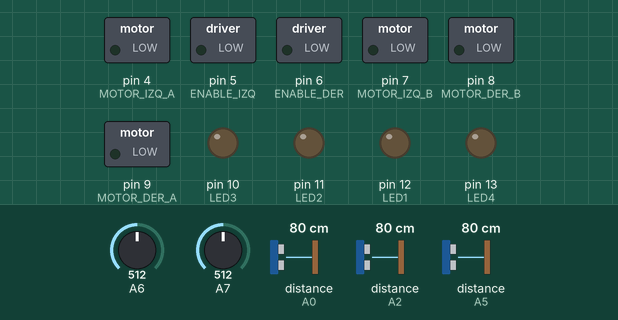
A sketch run on a simulated Arduino Nano, built with avr-gcc and run on an emulated ATmega328P. On the bench: switched loads named in the sketch (green lamp = pin HIGH), output pins drawn as LEDs (lit = HIGH). Wiring (inferred from the names in the program): 3 × ultrasonic range finder: trigger A1, echo A0 / trigger A3, echo A2 / trigger A4, echo A5. The inputs (shaded band) are chosen by the test bench; at power-on: distance to the obstacle (sensors on A0, A2, A5) 80 cm, A6 = 512, A7 = 512. The echo pulse lasts 58.3 µs per cm; pins used as bus, display or sensor lines are not drawn; what the sketch prints to the serial monitor is not drawn.

Above: at 1.2 s.
1.3 s: distance to the obstacle (sensor on A0) set to 34 cm
2.8 s: distance to the obstacle (sensor on A0) set to 29 cm
At 3.8 s:
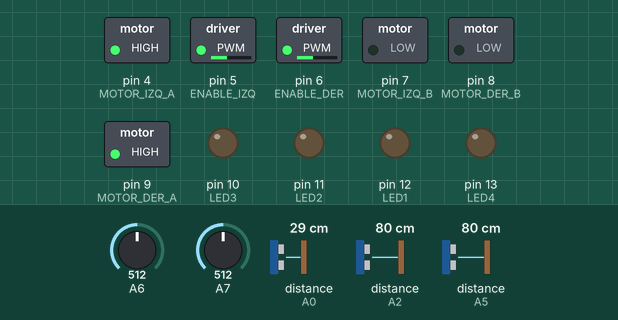
4.3 s: distance to the obstacle (sensor on A2) set to 33 cm
5.8 s: distance to the obstacle (sensor on A2) set to 29 cm
At 6.01 s:
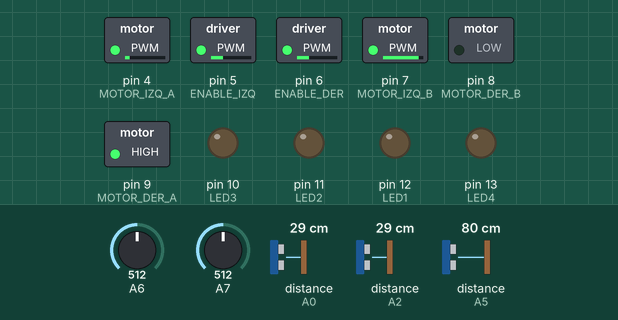
Timing chart, 0 to 6.5 s (numbered marks = the images above; inputs shaded):
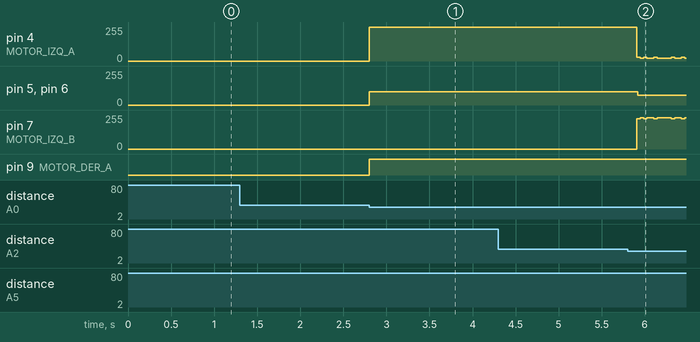

The sketch:

VISOR-PISO-MOTORES-CASE-NEW.ino
```cpp
#include <TimerOne.h>


/////Ultrasonico

#define ECHO_CEN A0
#define TRIG_CEN A1
#define ECHO_IZQ A2
#define TRIG_IZQ A3
#define TRIG_DER A4
#define ECHO_DER A5
////

/////Sensor piso
#define PISO_IZQ A6
#define PISO_DER A7
////

//////Leds
#define LED1 12
#define LED2 11
#define LED3 10
#define LED4 13
////


////Motores
#define MOTOR_IZQ_A 4
#define MOTOR_IZQ_B 7
#define MOTOR_DER_A 9
#define MOTOR_DER_B 8

#define ENABLE_IZQ 5
#define ENABLE_DER 6
///

///AntiRebote
#define PULSADO LOW
#define N_PULSADO HIGH

#define T_REBOTE 10

#define ESPERA 10
#define CONFIRMACION 11
#define LIBERACION 12

int mSeg = 0;


///

/////Boton
#define BOTON1 2
#define BOTON2 3

int estadoBoton1 = ESPERA;
int msBoton1 = 0;

int estadoBoton2 = ESPERA;
int msBoton2 = 0;


int  msBotonEspera = 0;
bool esperandoEjecucion = false;
int tiempoDesdePresionado = 0;

////


void codigo (byte sensores);
long leerUltrasonico(int triggerPin, int echoPin);
int borde(int pin) ;
void sensorPiso(int pin);
void avanzar(int velocidadIzq, int velocidadDer);
void retroceder(int velocidadIzq, int velocidadDer);
void girarIzq(int velocidadIzq, int velocidadDer);
void girarDer(int velocidadIzq, int velocidadDer);
void detener();
bool antiRebote(int pin, int &estadoMaquina, int &msBoton);
void ISR_Timer();
void Maquina (byte Lectura);

////


void setup() {
  pinMode(TRIG_IZQ, OUTPUT);
  pinMode(ECHO_IZQ, INPUT);
  ///
  pinMode(TRIG_CEN, OUTPUT);
  pinMode(ECHO_CEN, INPUT);
  ///
  pinMode(TRIG_DER, OUTPUT);
  pinMode(ECHO_DER, INPUT);
  ///

  ///
  pinMode(LED1, OUTPUT);
  pinMode(LED2, OUTPUT);
  pinMode(LED3, OUTPUT);
  pinMode(LED4, OUTPUT);
  ///
  pinMode(BOTON1, INPUT_PULLUP);
  pinMode(BOTON2, INPUT_PULLUP);
  ///
  pinMode(MOTOR_IZQ_A, OUTPUT);
  pinMode(MOTOR_IZQ_B, OUTPUT);
  pinMode(MOTOR_DER_A, OUTPUT);
  pinMode(MOTOR_DER_B, OUTPUT);
  pinMode(ENABLE_DER, OUTPUT);
  pinMode(ENABLE_IZQ, OUTPUT);
  ///
  Timer1.attachInterrupt(ISR_Timer);
  Timer1.initialize(1000);  // 1 ms
  ///

  Serial.begin(9600);
  Serial.println("48 Horas para Trelew");
}

long millisVD = 0;
long millisVC = 0;
long millisVI = 0;
int VisorDer = 0;
int VisorCen = 0;
int VisorIzq = 0;
int PisoDer = 0;
int PisoIzq = 0;
byte lectura_sensores = 0;

void loop() {

PisoDer = (borde(PISO_DER)<960);
PisoIzq = (borde(PISO_IZQ)<960);
if (millis() - millisVD >= 60){
  VisorDer = (leerUltrasonico(TRIG_DER, ECHO_DER)<30);
  millisVD = millis();
}
if (millis() - millisVC >= 60){
  VisorCen = (leerUltrasonico(TRIG_CEN, ECHO_CEN)<30);
millisVC = millis();
}
if (millis() - millisVI >= 60){
 VisorIzq = (leerUltrasonico(TRIG_IZQ, ECHO_IZQ)<30);
 millisVI = millis();
}

if(VisorCen == 1){
avanzar(100,100);
}
if(VisorDer == 1){
  girarDer(75,75);
}
if(VisorIzq == 1){
  girarIzq(75,75);
}


}
//lectura_sensores = (VisorIzq << 4) | (VisorCen << 3) |
//                     (VisorDer << 2) | (PisoIzq << 1) | (PisoDer << 0);

//Maquina(lectura_sensores);


void Maquina (byte Lectura){
switch (Lectura){

 case 00000:
 avanzar(100,100);
 break;

 case 00001:
 int conteo = millis();
 while(millis()-conteo >= 50){
 retroceder(255,255);
 conteo = millis();
 }
 while(millis()-conteo >= 50){
 girarIzq(255,255);
 }
 break;
 case 00010:
 conteo = millis();
 while(millis()-conteo >= 50){
 retroceder(255,255);
 conteo = millis();
 }
 while(millis()-conteo >= 50){
 girarDer(255,255);
 }
 break;

 case 00011:
 conteo = millis();
 while(millis()-conteo >= 50){
 retroceder(255,255);
 conteo = millis();
 }
 while(millis()-conteo >= 75){
 girarIzq(255,255);
 }
 break;


 }


}


//codigo(lectura_sensores);


////Sensor ultrasonico
long leerUltrasonico(int triggerPin, int echoPin) {
  digitalWrite(triggerPin, LOW);
  delayMicroseconds(2);

  digitalWrite(triggerPin, HIGH);
  delayMicroseconds(10);
  digitalWrite(triggerPin, LOW);

  long duracion = pulseIn(echoPin, HIGH, 30000); // timeout de 30 ms

  // Si no recibió señal, devuelve un valor alto (sin detección)
  if (duracion == 0) {
    return 999; // Valor fuera de rango
  }

  // Convierte la duración a distancia (en cm)
  long distancia = duracion / 58;

  return distancia;
}
/////

////sensor piso
int borde(int pin) {
  int lectura = analogRead(pin);
  return lectura ; // devuelve true si detecta blanco (borde)
}
////

////Motores
void avanzar(int velocidadIzq, int velocidadDer) {
  digitalWrite(MOTOR_IZQ_A, HIGH);
  digitalWrite(MOTOR_IZQ_B, LOW);
  analogWrite(ENABLE_IZQ, velocidadIzq);

  digitalWrite(MOTOR_DER_A, HIGH);
  digitalWrite(MOTOR_DER_B, LOW);
  analogWrite(ENABLE_DER, velocidadDer);

}

void retroceder(int velocidadIzq, int velocidadDer) {
  digitalWrite(MOTOR_IZQ_A, LOW);
  digitalWrite(MOTOR_IZQ_B, HIGH);
  analogWrite(ENABLE_IZQ, velocidadIzq);

  digitalWrite(MOTOR_DER_A, LOW);
  digitalWrite(MOTOR_DER_B, HIGH);
  analogWrite(ENABLE_DER, velocidadDer);

}

void girarDer(int velocidadIzq, int velocidadDer) {
  digitalWrite(MOTOR_IZQ_A, HIGH);
  digitalWrite(MOTOR_IZQ_B, LOW);
  analogWrite(ENABLE_IZQ, velocidadIzq);

  digitalWrite(MOTOR_DER_A, LOW);
  digitalWrite(MOTOR_DER_B, HIGH);
  analogWrite(ENABLE_DER, velocidadDer);

}

void girarIzq(int velocidadIzq, int velocidadDer) {
  digitalWrite(MOTOR_IZQ_A, LOW);
  digitalWrite(MOTOR_IZQ_B, HIGH);
  analogWrite(ENABLE_IZQ, velocidadIzq);

  digitalWrite(MOTOR_DER_A, HIGH);
  digitalWrite(MOTOR_DER_B, LOW);
  analogWrite(ENABLE_DER, velocidadDer);

}

void detener() {
  digitalWrite(MOTOR_IZQ_A, LOW);
  digitalWrite(MOTOR_IZQ_B, LOW);
  digitalWrite(MOTOR_DER_A, LOW);
  digitalWrite(MOTOR_DER_B, LOW);
  analogWrite(ENABLE_IZQ, 0);
  analogWrite(ENABLE_DER, 0);
}
////


///antirebote
bool antiRebote(int pin, int &estadoMaquina, int &msBoton) {
  bool lectura = digitalRead(pin);

  switch (estadoMaquina) {
    case ESPERA:
      if (lectura == PULSADO) {
        msBoton = 0;
        estadoMaquina = CONFIRMACION;
      }
      break;

    case CONFIRMACION:
      if (msBoton >= T_REBOTE) {
        if (lectura == PULSADO) {
          estadoMaquina = LIBERACION;
        } else {
          estadoMaquina = ESPERA;
        }
      }
      break;

    case LIBERACION:
      if (lectura == N_PULSADO) {
        estadoMaquina = ESPERA;
        return true;  // flanco detectado
      }
      break;
  }

  return false;  // no flanco
}
//

///timer
void ISR_Timer() {
  msBoton1++;
  msBoton2++;
  msBotonEspera++;

  if (esperandoEjecucion) {
    tiempoDesdePresionado++;
  }

}
////


////
void codigo (byte sensores) {
  switch (sensores) {

    case 0b00000: // BUSCAR
      // Acción para 00000
      avanzar(75,75);

      break;

    case 0b00001: // PISO DERECHA
      // Acción para 00001
      girarIzq(75,75);
      break;

    case 0b00010: // PISO IZQUIERDA
      // Acción para 00010
      girarDer(75,75);
      break;

    case 0b00011: // DOBLE PISO
      // Acción para 00011
      retroceder(75,75);
      break;

    case 0b00100: // VISION DERECHA
      // Acción para 00100
      girarDer(75,75);
      break;

    case 0b00101: // VISION DERECHA Y SENSOR DERECHA
      // Acción para 00101
      girarIzq(75,75);
      break;

    case 0b00110: // VISION DERECHA Y SENSOR IZQUIERDA
      // Acción para 00110
      girarDer(75,75);
      break;

    case 0b00111: // VISION DERECHA Y AMBOS SENSORES
      // Acción para 00111
      retroceder(75,75);
      break;

    case 0b01000: // SENSOR CENTRO
      // Acción para 01000
      avanzar(75,75);
      break;

    case 0b01001: // SENSOR CENTRO Y PISO DERECHA
      // Acción para 01001
      girarIzq(75,75);
      break;

    case 0b01010: // SENSOR CENTRO Y PISO IZQUIERDA
      // Acción para 01010
      girarDer(75,75);
      break;

    case 0b01011: // SENSOR CENTRO Y AMBOS PISOS
      // Acción para 01011
      retroceder(75,75);
      break;

    case 0b01100: // SENSOR CENTRO Y SENSOR DERECHA
      // Acción para 01100
      avanzar(75,75);
      break;

    case 0b01101: // SENSOR CENTROR Y SENSOR DERECHA PIZO DER
      // Acción para 01101
      girarIzq(75,75);
      break;

    case 0b01110: // SENSOR CENTRAL SENSOR DERECHA Y PISO IZQ
      // Acción para 01110
      girarDer(75,75);
      break;

    case 0b01111: // SENSOR CENTRAL SENSOR DERECHA AMBOS PISOS
      // Acción para 01111
      retroceder(75,75);
      break;

    case 0b10000: // SENSOR IZQUIERDA
      // Acción para 10000
      girarIzq(75,75);
      break;

    case 0b10001: // SENSOR IZQUIERDA PISO DERECHA
      // Acción para 10001
      girarIzq(75,75);
      break;

    case 0b10010: // SENSOR IZQUIERDA PISO IZQUIERDA
      // Acción para 10010
      girarDer(75,75);
      break;

    case 0b10011: // SENSOR IZQUIERDA AMBOS PISOS
      // Acción para 10011
      retroceder(75,75);
      break;

    case 0b10100: // SENSOR IZQUIERDA SENSOR DERECHA
      // Acción para 10100
      girarIzq(75,75);
      break;

    case 0b10101: // SENSOR IZQUIERDA SENSOR DERECHA PISO DER
      // Acción para 10101
      girarIzq(75,75);
      break;

    case 0b10110: // 22
      // Acción para 10110
      girarDer(75,75);
      break;

    case 0b10111: // 23
      // Acción para 10111
      retroceder(75,75);
      break;

    case 0b11000: // 24
      // Acción para 11000
      avanzar(75,75);
      break;

    case 0b11001: // 25
      // Acción para 11001
      girarIzq(75,75);
      break;

    case 0b11010: // 26
      // Acción para 11010
      girarDer(75,75);
      break;

    case 0b11011: // 27
      // Acción para 11011
      retroceder(75,75);
      break;

    case 0b11100: // 28
      // Acción para 11100
      avanzar(75,75);
      break;

    case 0b11101: // 29
      // Acción para 11101
      girarIzq(75,75);
      break;

    case 0b11110: // 30
      // Acción para 11110
      girarDer(75,75);
      break;

    case 0b11111: // 31
      // Acción para 11111
      retroceder(75,75);
      break;


  }
}
```

Measured:
- the behaviour switches between 31 and 30 cm on distance to the obstacle (sensor on A0) (found by bisection; images 0 and 1)
- the behaviour switches between 31 and 30 cm on distance to the obstacle (sensor on A2) (found by bisection; images 1 and 2)
- after the input at 2.8 s, pin 4 (MOTOR_IZQ_A): 0/255 → 255/255 at once; pin 5 (ENABLE_IZQ), pin 6 (ENABLE_DER): 0/255 → 100/255 at once; pin 9 (MOTOR_DER_A): LOW → HIGH at once
- after the input at 5.8 s, pin 5 (ENABLE_IZQ), pin 6 (ENABLE_DER): 100/255 → 75/255 after 0.12 s
